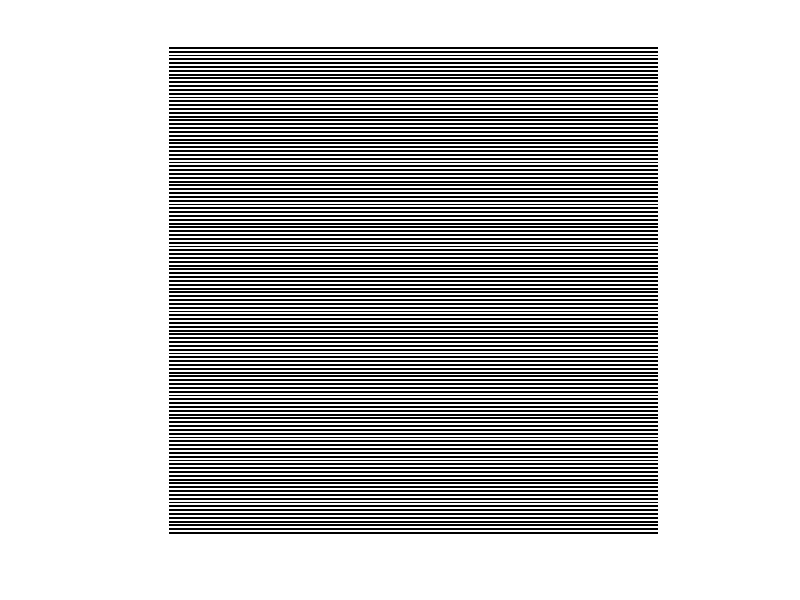

This chart was generated by the following MATLAB code:
clc;
clear all;
close all;
stripeWidth = 2;
imageRows = 512;    % Whatever...
imageColumns = 512; % Whatever...
% imageRows =input("please enter row:");
% imageColumns =input("please enter Columns:");
oneLine=ones(stripeWidth,imageColumns);
wholeImage=repmat( [oneLine;0*oneLine], imageRows/(2*stripeWidth),1);

imshow(wholeImage)
